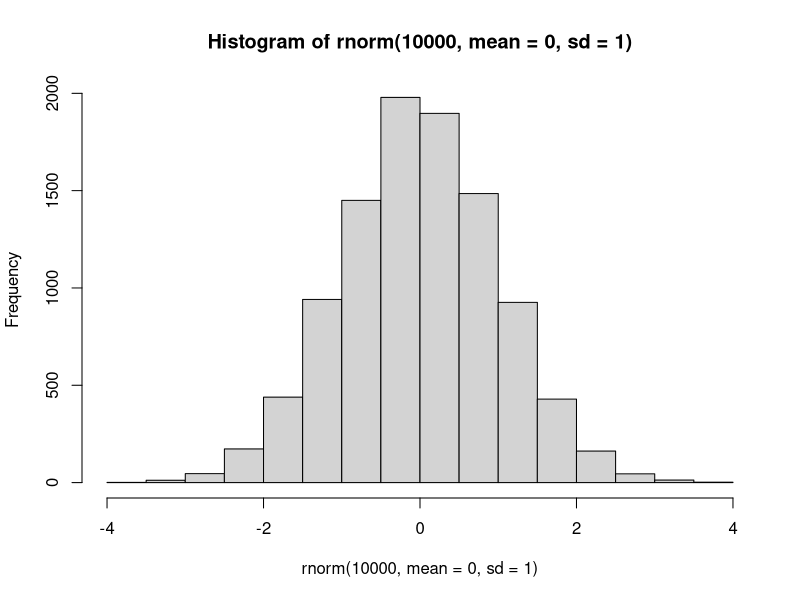
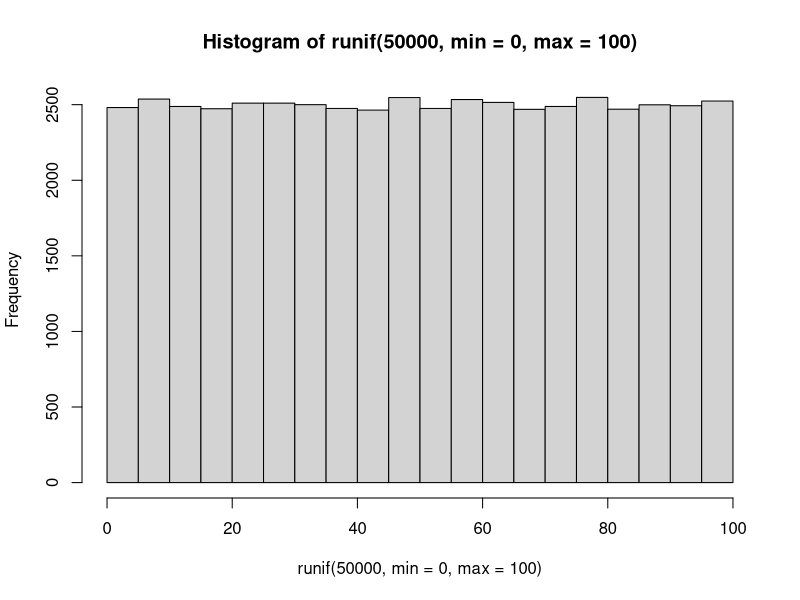

These charts were generated, in order, by the following R code:
# 내장함수와 사용자 정의 함수
# 주요 내장함수 
seq(0, 5, by = 1.5)
set.seed((123))
rnorm(10, mean = 0, sd = 1) #정규분포를 따르는 난수(평균 = 0, 표준편차 = 1) *데이터의 양이 늘어날수록 평균에 몰려 종의 모양을 띄게 된다.
hist(rnorm(10000, mean = 0, sd = 1)) 

set.seed(1)
runif(10, min = 0, max = 100) #균등분포를 따르는 난수(데이터가 특정 범위에서 균등하게 나타난다.) *데이터의 양이 늘어날수록 균등하게 나타난다.
hist(runif(50000, min = 0, max = 100))

sample(0:100, 10)

vec <- 1:10
min(vec)
max(vec)
mean(vec)
median(vec)

var(vec)  # 분산값
sum((vec - mean(vec)) ** 2) / (length(vec) - 1)

sd(vec) # 표준편차
sqrt(sum((vec - mean(vec)) ** 2) / (length(vec) - 1)) #sqrt : 루트 
sd(vec) / mean(vec)  # 변동계수
prod(vec)  # 1 ~ 10 까지의 곱 팩토리얼과 같다.
factorial(10)
table(vec)
abs(-3)   # 절대값

getwd()

mean(iris$Sepal.Length)
sd(iris$Sepal.Length)

# ...

# 사용자 정의함수

func1 <- function(){
  print("사용자 정의 함수")
}

func1()

func2 <- function(arg1){
  print(arg1)
  return(arg1 + 100)
}
func2(10)

# 윤년체크
yun_func <- function(y){
  if(y %% 4 == 0 & y %% 100 != 0 | y %% 400 == 0){
    paste(y, '년은 윤년')
  }else{
    paste(y, '년은 평년')
  }
}  
yun_func(2022)
yun_func(2020)

